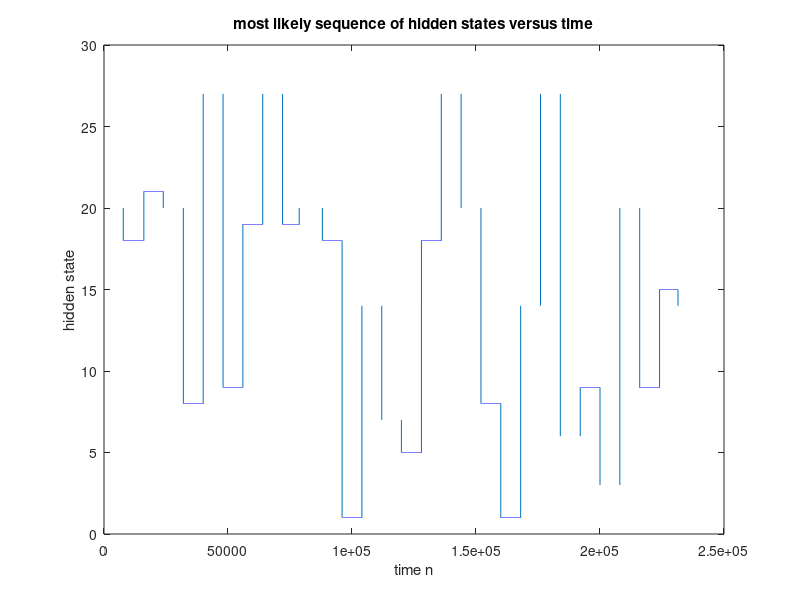

This figure's MATLAB source:
tic;
initial_pi = load('hw7_initialStateDistribution.txt');
emission_b = load('hw7_emissionMatrix.txt');
transit_a = load('hw7_transitionMatrix.txt');
observation = load('hw7_observations.txt');
matrix_l = zeros(27,240000);
matrix_l(:,1) = log(initial_pi)+log(emission_b(:,observation(1)+1));
phi = zeros(27,240000);
%-----------
for index=2:240000
    dup_lit = matrix_l(:,index-1)*ones(1,27);
    max_of_column = dup_lit+log(transit_a);
    [max_value,row_indix] = max(max_of_column);
    update_l = max_value.'+log(emission_b(:,observation(index)+1));
    matrix_l(:,index) = update_l;
    phi(:,index) = row_indix.';
end
%----------
[s_T,s_T_index] = max(matrix_l(:,240000));
state = zeros(1,240000);
state(1) = s_T_index;
num_column = 240000;
for i=2:240000
    next = phi(state(i-1),num_column);
    state(i)=next;
    num_column =num_column-1;
end
final_state = flip(state,2);
x=[1:1:240000];
figure(1)
plot(x,final_state);
title('most likely sequence of hidden states versus time');
xlabel('time n');
ylabel('hidden state');
toc;